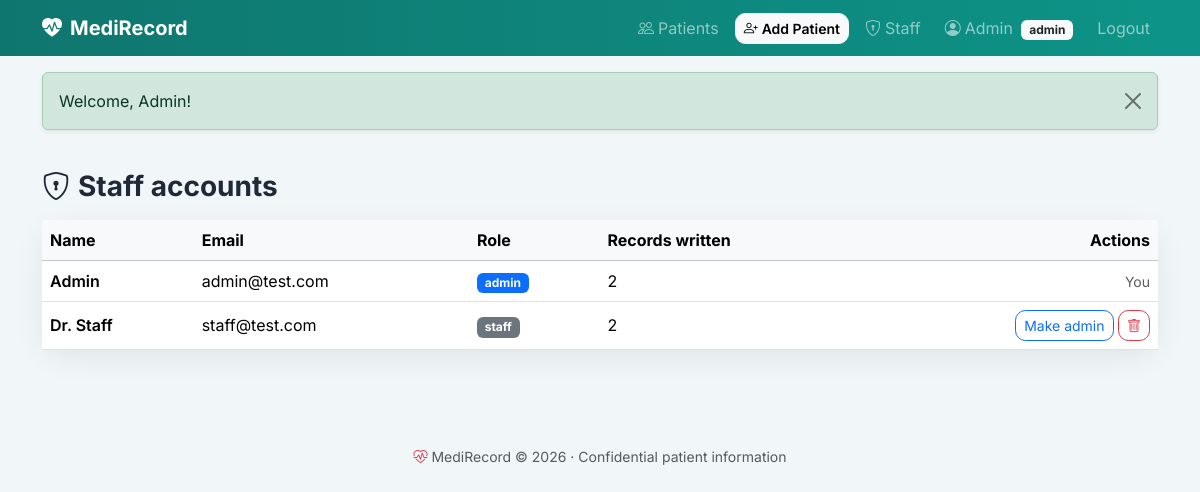
/admin.php (signed in), run on the app's committed database.
### tables this page shows
CREATE TABLE users (
  id INT AUTO_INCREMENT PRIMARY KEY,
  name VARCHAR(60) NOT NULL,
  email VARCHAR(100) NOT NULL UNIQUE,
  password VARCHAR(255) NOT NULL,
  role ENUM('admin','staff') NOT NULL DEFAULT 'staff',
  created_at TIMESTAMP DEFAULT CURRENT_TIMESTAMP
);

### config.php (called while the page is built, shortened)
<?php
function e($text) {
    return htmlspecialchars((string)$text, ENT_QUOTES, 'UTF-8');
}

### admin.php (the view, shortened to what this page needs)
<?php
require_once 'config.php';
$users = $db->query('SELECT u.*, (SELECT COUNT(*) FROM records WHERE user_id = u.id) AS total
                     FROM users u ORDER BY u.id')->fetch_all(MYSQLI_ASSOC);
include 'header.php';
?>
<div class="container py-4">
  <h3 class="fw-bold mb-3"><i class="bi bi-shield-lock me-2"></i>Staff accounts</h3>
  <div class="card form-card"><div class="table-responsive">
  <table class="table table-hover align-middle mb-0">
    <thead class="table-light"><tr><th>Name</th><th>Email</th><th>Role</th><th>Records written</th><th class="text-end">Actions</th></tr></thead>
    <tbody>
    <?php foreach ($users as $u): ?>
      <tr>
        <td class="fw-semibold"><?= e($u['name']) ?></td>
        <td><?= e($u['email']) ?></td>
        <td><span class="badge <?= $u['role'] === 'admin' ? 'bg-primary' : 'bg-secondary' ?>"><?= e($u['role']) ?></span></td>
        <td><?= $u['total'] ?></td>
        <td class="text-end">
          <?php if ($u['id'] != $_SESSION['user']['id']): ?>
          <form method="post" class="d-inline">
            <button class="btn btn-sm btn-outline-primary">Make <?= $u['role'] === 'admin' ? 'staff' : 'admin' ?></button>
          </form>
          <form method="post" class="d-inline" data-confirm="Delete this staff account?">
            <button class="btn btn-sm btn-outline-danger"><i class="bi bi-trash"></i></button>
          </form>
          <?php else: ?><small class="text-muted">You</small><?php endif; ?>
        </td>
      </tr>
    <?php endforeach; ?>
    </tbody>
  </table>
  </div></div>
</div>
<?php include 'footer.php'; ?>

### style.css (style rules this page uses)
:root { --brand: #0d9488; --brand-dark: #0f766e; }
body { font-family: 'Inter', sans-serif; background: #f1f6f8; color: #1f2937; }
.form-card { border: 0; border-radius: 1.25rem; box-shadow: 0 8px 30px rgba(0,0,0,.07); }
.btn { border-radius: .65rem; }

### data on the page
users: name "Admin", email "admin@test.com", role "admin", total "2", shows "You"
users: name "Dr. Staff", email "staff@test.com", role "staff", total "2", shows "admin"

### other printed values
$_SESSION['user']['name'] "Admin"
$_SESSION['user']['role'] "admin"
$_SESSION['flash']['message'] "Welcome, Admin!"
